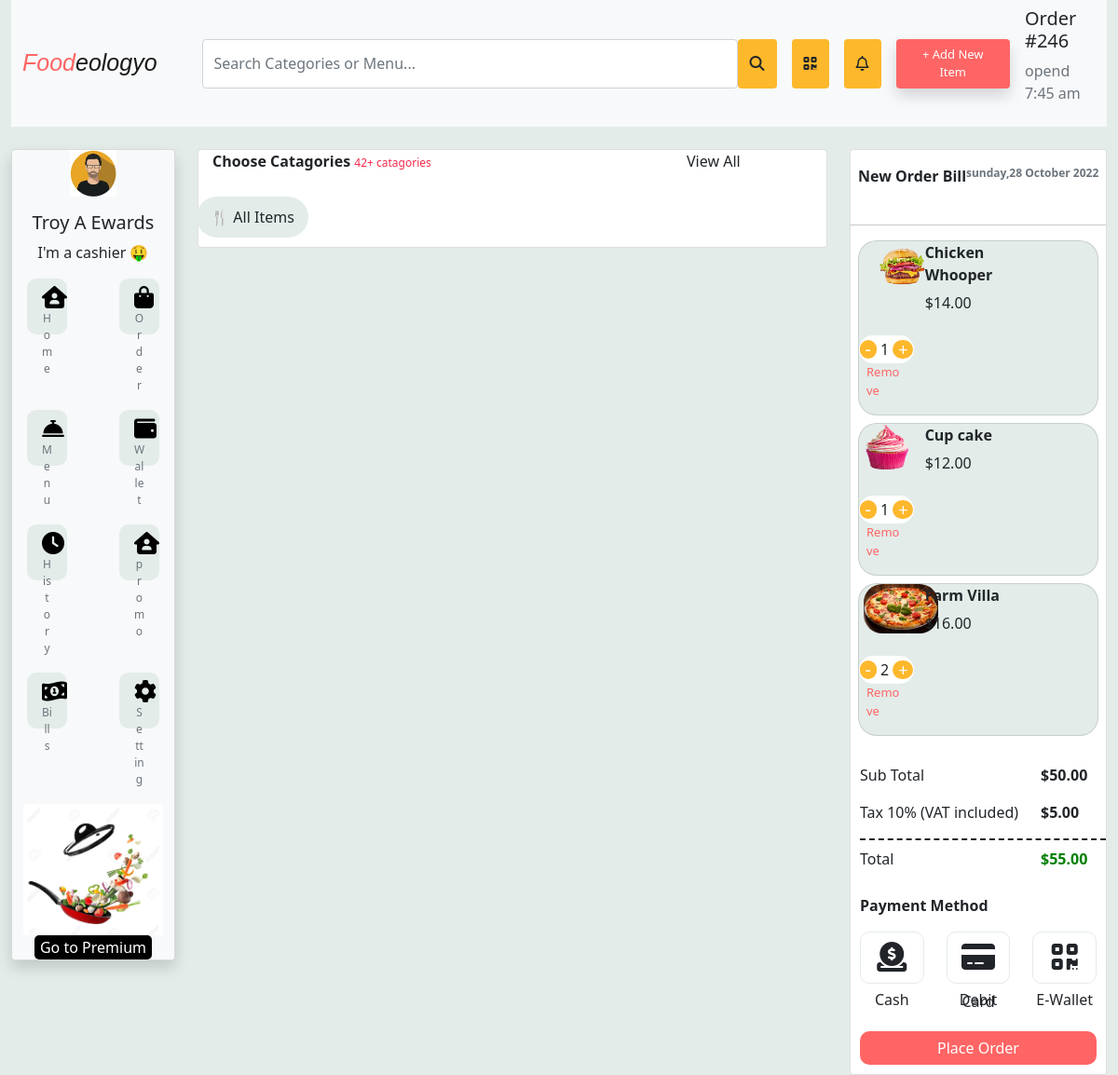
Before: /?catagories=1 with the older database file.
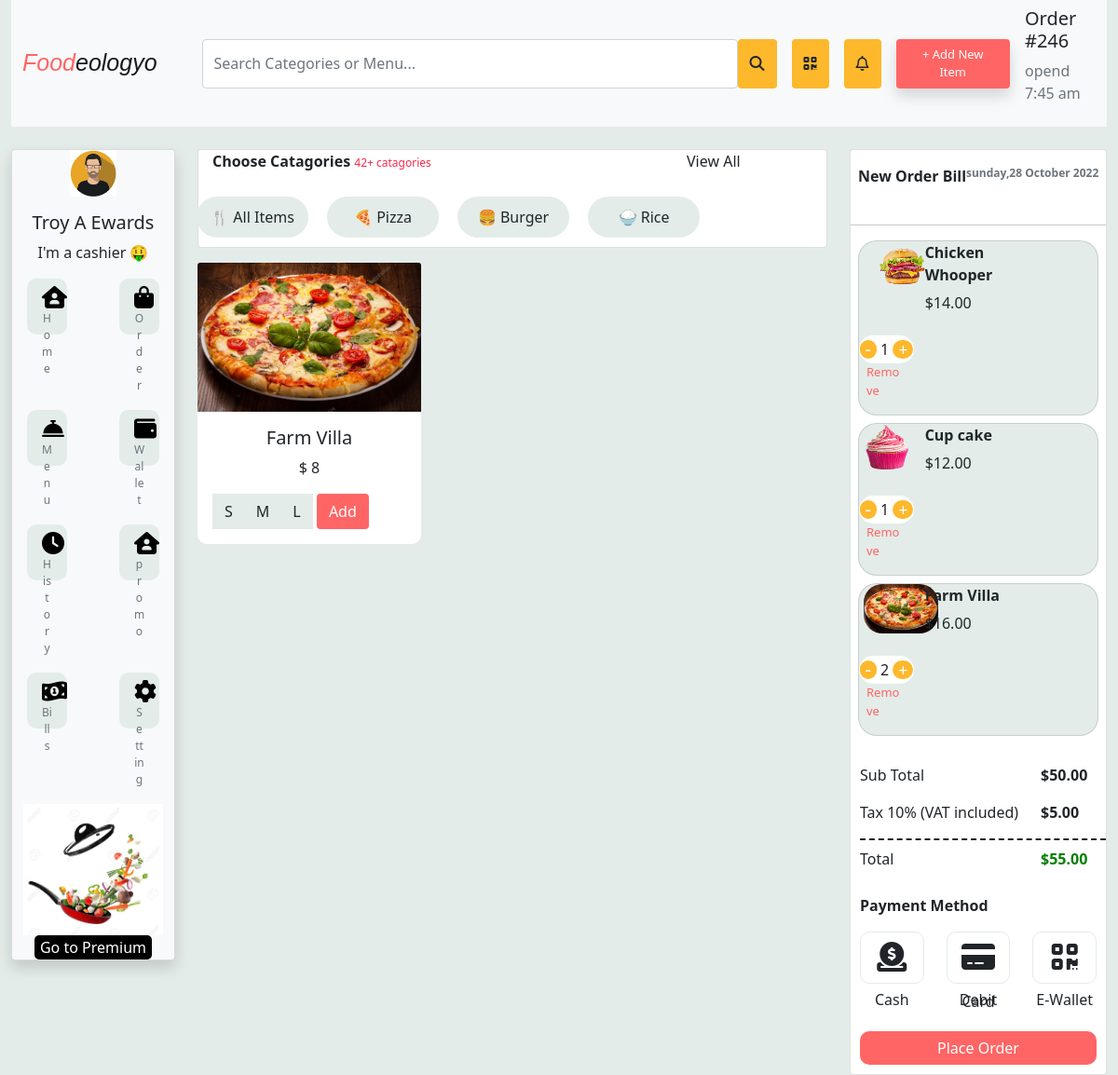
After: the same page with the newer database file.
### food/models.py (models this page shows, shortened)
class Cat(models.Model):
    catagory= models.CharField(max_length=20)

class Item(models.Model):
    img= models.ImageField(upload_to='images')
    name= models.CharField(max_length=30)
    price= models.IntegerField()
    s_price= models.IntegerField()
    m_price= models.IntegerField()
    l_price= models.IntegerField()
    items= models.ForeignKey(Cat, on_delete=models.CASCADE)

### food/views.py (the view)
# urls.py: path("",views.index, name='index'),
def index(request):
    item_objects= Item.objects.all()
    cat= Cat.objects.all()
    CATID= request.GET.get('catagories')
    if CATID:
        item_objects= Item.objects.filter(items= CATID)
    else:
        item_objects= Item.objects.all()
    item_title= request.GET.get('search')
    if item_title != '' and item_title is not None:
        item_objects= item_objects.filter(name__icontains= item_title)
    return render(request,'food/index.html',{'item_objects':item_objects, 'cat':cat})

### food/templates/food/index.html (shortened to what the changed rows need)
{% load static %}
<!doctype html>
<html lang="en">
<head>
  <link href="https://cdn.jsdelivr.net/npm/bootstrap@5.1.3/dist/css/bootstrap.min.css" rel="stylesheet"
>
  <link rel="stylesheet" href="{% static 'food/css/index.css' %}">
</head>
<body>
  <br>
  <div class="container-fluid">
    <div class="row">
      <div class="col-md-7">
        <div class="row">
          <div class="col-md-12">
            <div class="card">
              <div class="row">
                <a class="btn c6" type="button" role="button" href="{% url 'index' %}">🍴 All Items </a>
                {% for ca in cat %}
                <a href="/?catagories={{ ca.id }}" class="btn c6 text-center" role="button" >{{ ca.catagory }}</a>
                {% endfor %}
              </div>
            </div>
          </div>
        </div>
        <div class="row mt-3">
          {% for item_object in item_objects %}
          <div class="col-md-4" style="margin-bottom: 20px;">
            <div class="card h-100 c8">
              <img src= "{{item_object.img.url}}" class="card-img-top" alt="...">
              <div class="card-body">
                <center>
                  <h5 class="card-title">{{ item_object.name }}</h5>
                  <p>$ {{ item_object.price }}</p>
                </center>
                <div class="btn-group c9" role="group" aria-label="Basic example">
                  <button type="button "  class="btn c22">S</button>
                  <button type="button " class="btn c22">M</button>
                  <button type="button " class="btn c22">L</button>
                </div>
                <button type="button" class="btn" style="background-color: #ff6565;color: white ;">Add</button>
              </div>
            </div>
          </div>
          {% endfor %}
        </div>
      </div>
    </div>
  </div>
</body>
</html>

Changed rows visible on the page:
added Cat: catagory "🍕 Pizza"
added Cat: catagory "🍔 Burger"
added Cat: catagory "🍚 Rice"
added Item: img (picture), name "Farm Villa", price "8"
